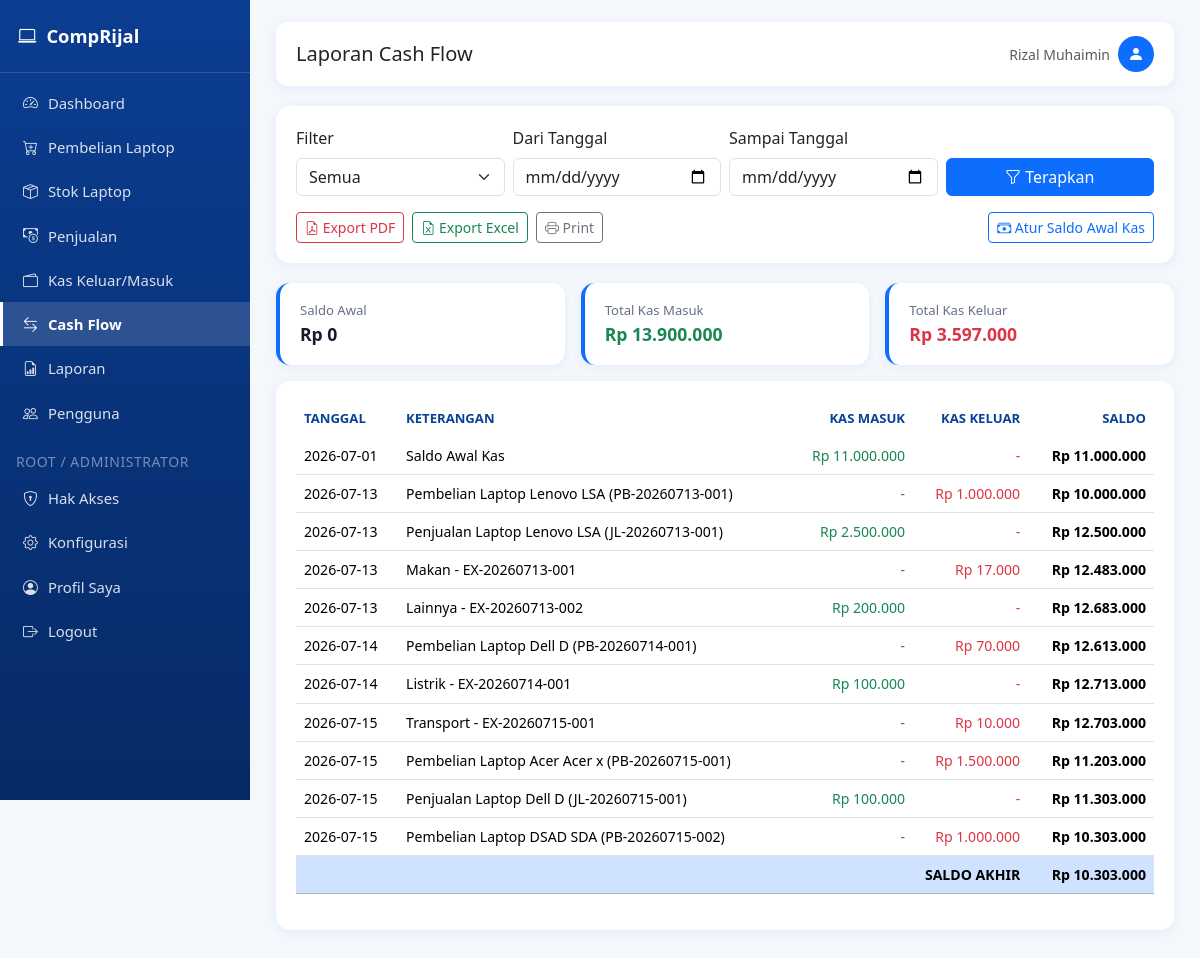
/cashflow (signed in), run on an earlier commit of the app's database.
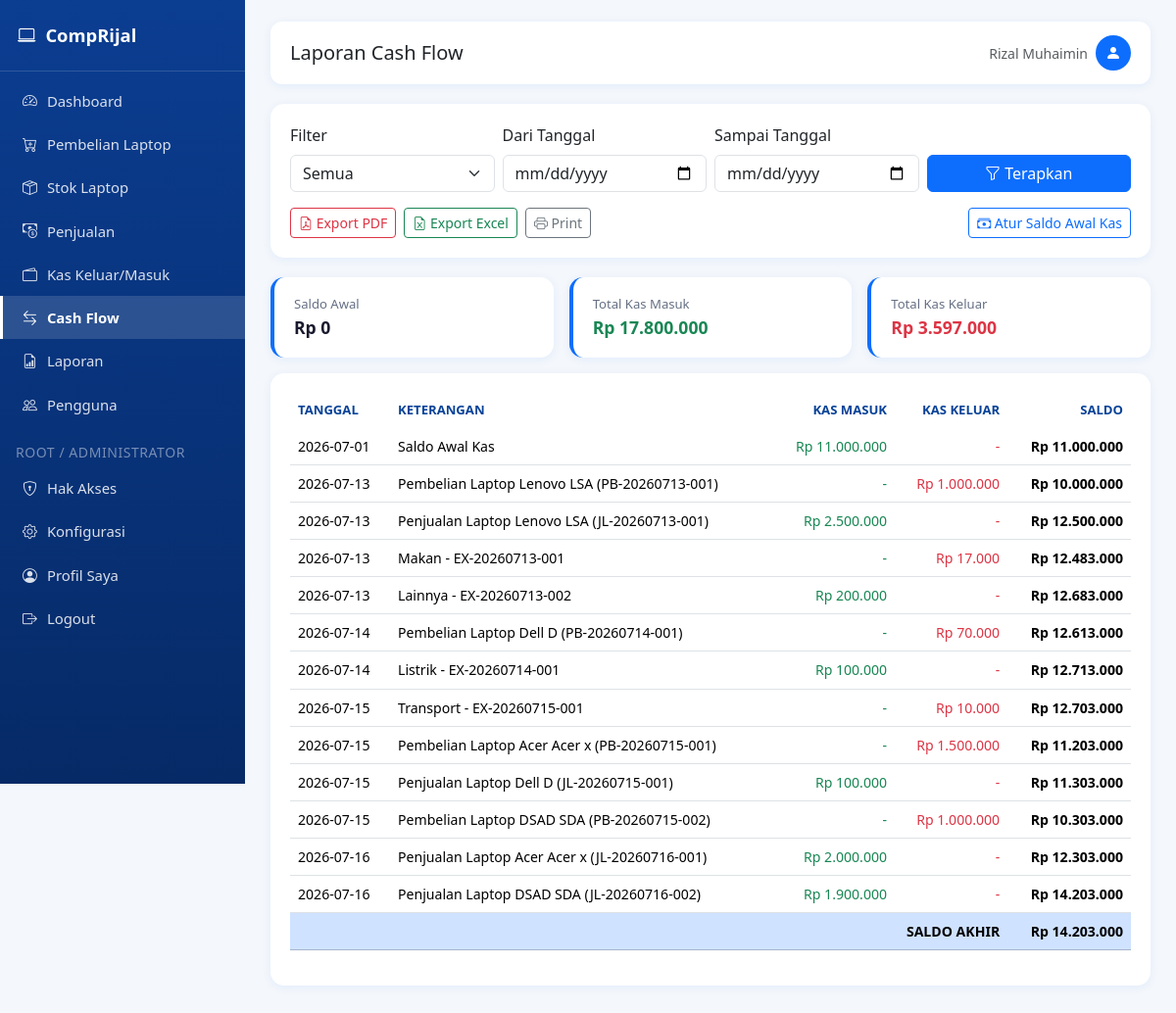
And on a later commit of the database.
### tables this page shows
CREATE TABLE cashflow (
            id INTEGER PRIMARY KEY AUTOINCREMENT,
            tanggal TEXT NOT NULL,
            keterangan TEXT,
            tipe TEXT NOT NULL,
            nominal REAL DEFAULT 0,
            ref_type TEXT,
            ref_id INTEGER,
            created_at TEXT DEFAULT CURRENT_TIMESTAMP
        );

### app.py (the view, shortened to what this page needs)
@app.route("/cashflow")
@page_required("cashflow")
def cashflow_view():
    filt, start_date, end_date = get_period_range()
    conn = get_db_connection()
    query = "SELECT * FROM cashflow WHERE 1=1"
    params = []
    if start_date:
        query += " AND tanggal >= ?"
        params.append(start_date)
    if end_date:
        query += " AND tanggal <= ?"
        params.append(end_date)
    query += " ORDER BY tanggal ASC, id ASC"
    rows = conn.execute(query, params).fetchall()
    saldo_awal = hitung_saldo_awal(start_date)
    conn.close()
    saldo = saldo_awal
    data = []
    total_masuk = 0
    total_keluar = 0
    for r in rows:
        if r["tipe"] == "masuk":
            saldo += r["nominal"]
            total_masuk += r["nominal"]
        else:
            saldo -= r["nominal"]
            total_keluar += r["nominal"]
        data.append({
            "tanggal": r["tanggal"], "keterangan": r["keterangan"], "tipe": r["tipe"],
            "nominal": r["nominal"], "saldo": saldo,
        })
    return render_template("cashflow.html", data=data, filt=filt, start_date=start_date,
                            end_date=end_date, saldo_awal=saldo_awal, saldo_akhir=saldo,
                            total_masuk=total_masuk, total_keluar=total_keluar)

### app.py (called while the page is built, shortened)
def page_required(page_key):
    def wrapper(f):
        @wraps(f)
        def decorated(*args, **kwargs):
            if "user_id" not in session:
                flash("Silakan login terlebih dahulu.", "warning")
                return redirect(url_for("login"))
            if not has_page_access(session["user_id"], session.get("role"), page_key):
                flash("Anda tidak memiliki hak akses ke halaman ini. Hubungi administrator.", "danger")
                return redirect(url_for("dashboard"))
            return f(*args, **kwargs)
        return decorated
    return wrapper

def can_access_page(page_key: str) -> bool:
    if "user_id" not in session:
        return False
    if page_key in {"konfigurasi", "hak_akses"}:
        return session.get("role") in ("root", "administrator")
    return has_page_access(session["user_id"], session.get("role"), page_key)

def hitung_saldo_awal(start_date):
    if not start_date:
        return 0

### models.py (called while the page is built)
def get_db_connection():
    print("Menggunakan database:", DB_PATH)
    conn = sqlite3.connect(DB_PATH)
    conn.row_factory = sqlite3.Row
    conn.execute("PRAGMA foreign_keys = ON")
    return conn

### templates/cashflow.html (shortened to what this page needs)
{% extends "base.html" %}
{% block page_title %}Laporan Cash Flow{% endblock %}
{% block content %}
<div class="card-panel no-print">
    <form class="row g-2 align-items-end" method="GET">
        <div class="col-md-3">
            <label class="form-label">Filter</label>
            <select name="filter" class="form-select" onchange="this.form.submit()">
                <option value="semua" {% if filt=='semua' %}selected{% endif %}>Semua</option>
            </select>
        </div>
        <div class="col-md-3">
            <label class="form-label">Dari Tanggal</label>
            <input type="date" name="start_date" class="form-control" value="{{ start_date }}">
        </div>
        <div class="col-md-3">
            <label class="form-label">Sampai Tanggal</label>
            <input type="date" name="end_date" class="form-control" value="{{ end_date }}">
        </div>
        <div class="col-md-3 d-flex gap-2">
            <button class="btn btn-primary flex-fill"><i class="bi bi-funnel"></i> Terapkan</button>
        </div>
    </form>
    <div class="mt-3 d-flex gap-2">
        <a href="{{ url_for('laporan_cashflow_pdf', filter=filt, start_date=start_date, end_date=end_date) }}" class="btn btn-outline-danger btn-sm" target="_blank">
            <i class="bi bi-file-earmark-pdf"></i> Export PDF
        </a>
        <a href="{{ url_for('laporan_cashflow_excel', filter=filt, start_date=start_date, end_date=end_date) }}" class="btn btn-outline-success btn-sm">
            <i class="bi bi-file-earmark-excel"></i> Export Excel
        </a>
        <button class="btn btn-outline-secondary btn-sm" onclick="window.print()"><i class="bi bi-printer"></i> Print</button>
        <a href="{{ url_for('saldo_awal_kas') }}" class="btn btn-outline-primary btn-sm ms-auto">
            <i class="bi bi-cash-stack"></i> Atur Saldo Awal Kas
        </a>
    </div>
</div>
<div class="row g-3 mb-3">
    <div class="col-md-4">
        <div class="stat-card"><div class="stat-label">Saldo Awal</div><div class="stat-value" style="font-size:1.1rem;">{{ rp(saldo_awal) }}</div></div>
    </div>
    <div class="col-md-4">
        <div class="stat-card"><div class="stat-label">Total Kas Masuk</div><div class="stat-value text-success" style="font-size:1.1rem;">{{ rp(total_masuk) }}</div></div>
    </div>
    <div class="col-md-4">
        <div class="stat-card"><div class="stat-label">Total Kas Keluar</div><div class="stat-value text-danger" style="font-size:1.1rem;">{{ rp(total_keluar) }}</div></div>
    </div>
</div>
<div class="card-panel">
    <div class="table-responsive">
        <table class="table table-hover align-middle">
            <thead>
                <tr>
                    <th>Tanggal</th>
                    <th>Keterangan</th>
                    <th class="text-end">Kas Masuk</th>
                    <th class="text-end">Kas Keluar</th>
                    <th class="text-end">Saldo</th>
                </tr>
            </thead>
            <tbody>
                {% for d in data %}
                <tr>
                    <td>{{ d.tanggal }}</td>
                    <td>{{ d.keterangan }}</td>
                    <td class="text-end text-success">{{ rp(d.nominal) if d.tipe == 'masuk' else '-' }}</td>
                    <td class="text-end text-danger">{{ rp(d.nominal) if d.tipe == 'keluar' else '-' }}</td>
                    <td class="text-end fw-semibold">{{ rp(d.saldo) }}</td>
                </tr>
                {% else %}
                <tr><td colspan="5" class="text-center text-muted py-4">Tidak ada transaksi pada periode ini.</td></tr>
                {% endfor %}
            </tbody>
            <tfoot>
                <tr class="table-primary fw-bold">
                    <td colspan="4" class="text-end">SALDO AKHIR</td>
                    <td class="text-end">{{ rp(saldo_akhir) }}</td>
                </tr>
            </tfoot>
        </table>
    </div>
</div>
{% endblock %}

What changed in the data, as far as the page shows it:
added cashflow: tanggal "2026-07-16", keterangan "Penjualan Laptop Acer Acer x (JL-20260716-001)", tipe+nominal "Rp 2.000.000", tipe "-", rp "Rp 12.303.000"
added cashflow: tanggal "2026-07-16", keterangan "Penjualan Laptop DSAD SDA (JL-20260716-002)", tipe+nominal "Rp 1.900.000", tipe "-", rp "Rp 14.203.000"
Also different on the page:
{{ rp(total_masuk) }}: "Rp 13.900.000" → "Rp 17.800.000"
{{ rp(saldo_akhir) }}: "Rp 10.303.000" → "Rp 14.203.000"
